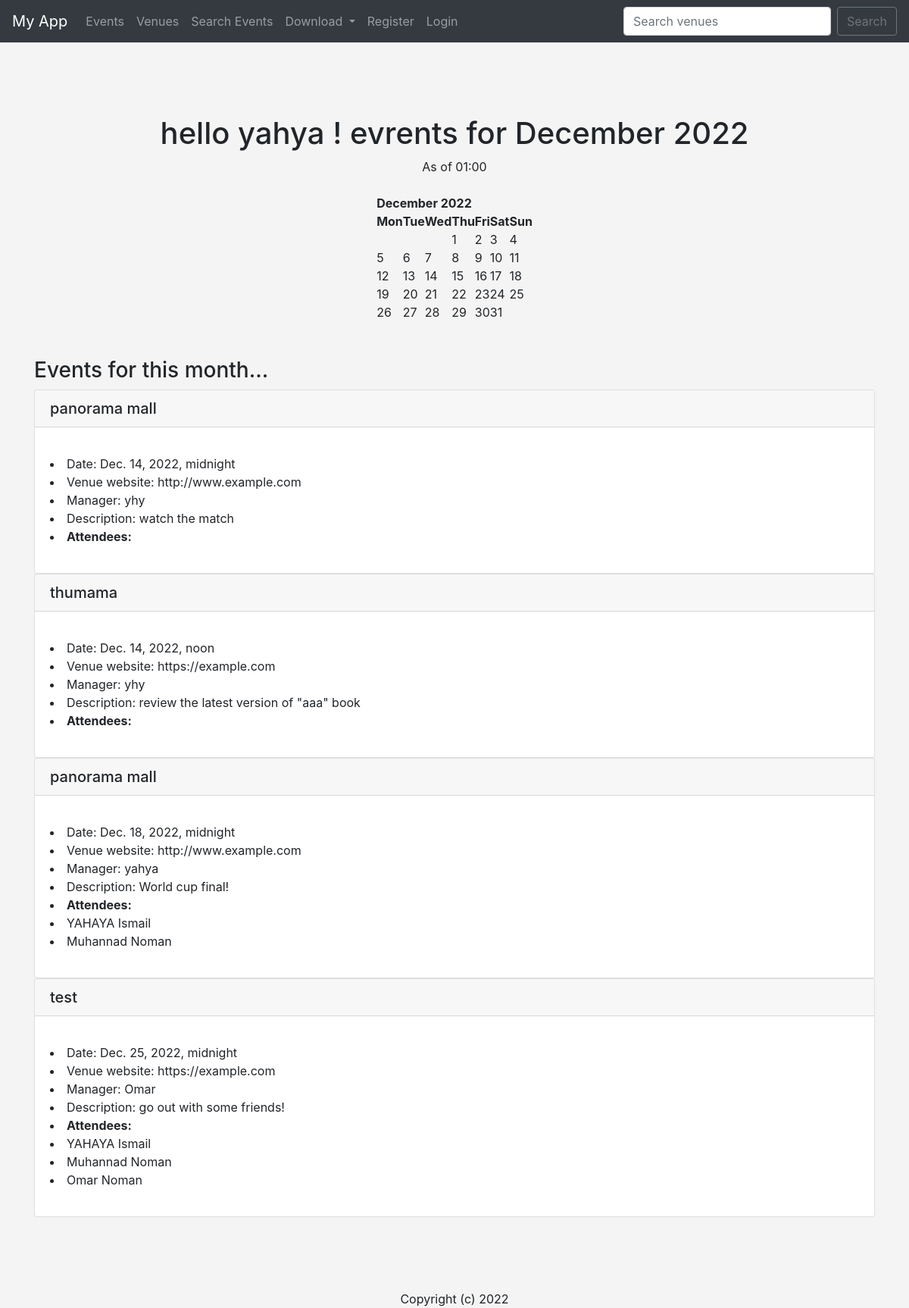
The page / on the database its author committed.
### event/models.py (models this page shows, shortened)
class Event(models.Model):
    name = models.CharField('Event name', max_length=120)
    date = models.DateTimeField()
    event = models.ForeignKey(Venue, blank=True, null=True, on_delete=models.CASCADE)
    manager = models.ForeignKey(User, blank=True, null=True, on_delete=models.SET_NULL)
    description = models.TextField(blank=True)
    attendees = models.ManyToManyField(myuser, blank=True)
    approved = models.BooleanField('Aprroved', default=False)

class Venue(models.Model):
    name = models.CharField('name',  max_length=120)
    address = models.CharField('address',  max_length=120)
    phone = models.CharField('phone',  max_length=120, blank=True)  # blank=True means the field is not mandatory.
    website = models.URLField('website',  max_length=120, blank=True)
    email = models.EmailField('email',  max_length=120, blank=True)
    owner = models.IntegerField("Venue Owner", blank=False, default=1)
    venue_image = models.ImageField(null=True, blank=True, upload_to="images/")
    def __str__(self):
        return self.name

class myuser(models.Model):
    first_name = models.CharField('First name',  max_length=120)
    last_name = models.CharField('Last name',  max_length=120)
    def __str__(self):
        return self.first_name + ' ' + self.last_name

### event/views.py (the view)
# urls.py: path('', views.home, name="home"),
def home(request, year=datetime.now().year, month=datetime.now().strftime('%B')):
    name = "yahya"
    month = month.capitalize()
    month_number = list(calendar.month_name).index(month)
    month_number = int(month_number)
    cal = HTMLCalendar().formatmonth(
        year,
        month_number)
    now = datetime.now()
    current_year = now.year
    event_list = Event.objects.filter(
        date__year = year,
        date__month = month_number
        )
    time = now.strftime('%H:%M')
    return render(request, 'event/home.html', {
        "name": name,
        "year": year,
        "month": month,
        "month_number": month_number,
        "cal": cal,
        "current_year": current_year,
        "time": time,
        "event_list": event_list,
    })

### event/templates/event/home.html (shortened to what this page needs)
{% extends 'event/base.html' %}
{% block content %}
    <center>
    <h1>hello {{ name }} ! evrents for {{ month }} {{ year }} </h1>
    As of {{ time }}
    <br><br>
    {{ cal|safe }}
    <br> <br>
    </center>
    <h3>Events for this month...</h3>
    {% if event_list %}
        {% for event in event_list%}
        <div class="card">
    <h5 class="card-header">{{ event.event }}</h5>
    <div class="card-body">
      <p class="card-text">
            <li> Date: {{ event.date }}</li>
            <li>Venue website: {{ event.event.website }}</li>
            <li> Manager: {{ event.manager }}</li>
            <li> Description: {{ event.description }}</li>
            <li> <strong>Attendees:</strong>
            {% for user in event.attendees.all %}
            <li>{{ user }} </li>
            {% endfor %}
      </p>
    </div>
  </div>
        {% endfor %}
    {% else %}
     <h4>Sorry, You have No Events This Month</h4>
    {% endif %}
    <center>
    <br><br><br><br>
    Copyright (c) {{ current_year }}
    </center>
{% endblock  %}

### event/templates/event/base.html (shortened to what this page needs)
<!doctype html>
<html lang="en">
  <head>
    <link rel="stylesheet" href="https://cdn.jsdelivr.net/npm/bootstrap@4.3.1/dist/css/bootstrap.min.css">
  </head>
  <body>
    {% include 'event/navbar.html' %}
  <div class="container">
    <br> <br>
    <br><br>
    {% block content %}
    {% endblock  %}
  </div>
  </body>
</html>

### event/templates/event/navbar.html (shortened to what this page needs)
<nav class="navbar navbar-expand-lg navbar-dark bg-dark">
    <a class="navbar-brand" href='{% url "home" %}'>My App</a>
    <div class="collapse navbar-collapse" id="navbarSupportedContent">
      <ul class="navbar-nav mr-auto">
        <li class="nav-item">
          <a class="nav-link" href="{% url 'list_events' %}">Events</a>
        </li>
        <li class="nav-item">
          <a class="nav-link" href="{% url 'list-venues' %}">Venues</a>
        </li>
        <li class="nav-item">
          <a class="nav-link" href="{% url 'search_events' %}">Search Events</a>
        </li>
              <li class="nav-item dropdown">
        <a class="nav-link dropdown-toggle" href="#" id="navbarDropdown" role="button" data-toggle="dropdown" aria-haspopup="true" aria-expanded="false">
          Download
        </a>
      </li>
        {% if user.is_authenticated %}
             <li class="nav-item">
              <a class="nav-link" href="{% url 'logout' %}">Logout</a>
            </li>
        {% else %}
           <li class="nav-item">
            <a class="nav-link" href="{% url 'register_user' %}">Register</a>
          </li>
          <li class="nav-item">
            <a class="nav-link" href="{% url 'login' %}">Login</a>
          </li>
        {% endif %}
      </ul>
      <form class="form-inline my-2 my-lg-0" method="post" action="{% url 'search-venues' %}">
        <input class="form-control mr-sm-2" type="search" placeholder="Search venues" aria-label="Search" name="searched">
        <button class="btn btn-outline-secondary my-2 my-sm-0" type="submit">Search</button>
      </form>
    </div>
  </nav>

### event/templates/event/base.html (style rules this page uses)
body { background: #f4f4f4; }

### rows shown on the page
Event: event "panorama mall", date "Dec. 14, 2022, midnight", event.website "http://www.example.com", manager "yhy", description "watch the match"
Event: event "thumama", date "Dec. 14, 2022, noon", event.website "https://example.com", manager "yhy", description "review the latest version of \"aaa\" book"
Event: event "panorama mall", date "Dec. 18, 2022, midnight", event.website "http://www.example.com", manager "yahya", description "World cup final!"
myuser: first_name+last_name "YAHAYA Ismail"
myuser: first_name+last_name "Muhannad Noman"
Event: event "test", date "Dec. 25, 2022, midnight", event.website "https://example.com", manager "Omar", description "go out with some friends!"
myuser: first_name+last_name "Omar Noman"

### other values the page prints
{{ name }} "yahya"
{{ month }} "December"
{{ cal|safe }} "December 2022 Mon Tue Wed Thu Fri Sat Sun 1 2 3 4 5 6 7 8 9 10 11 12 13 14 15 16 17 18 19 20 21 22 23 24 25 26 27 28 29 30 31"
